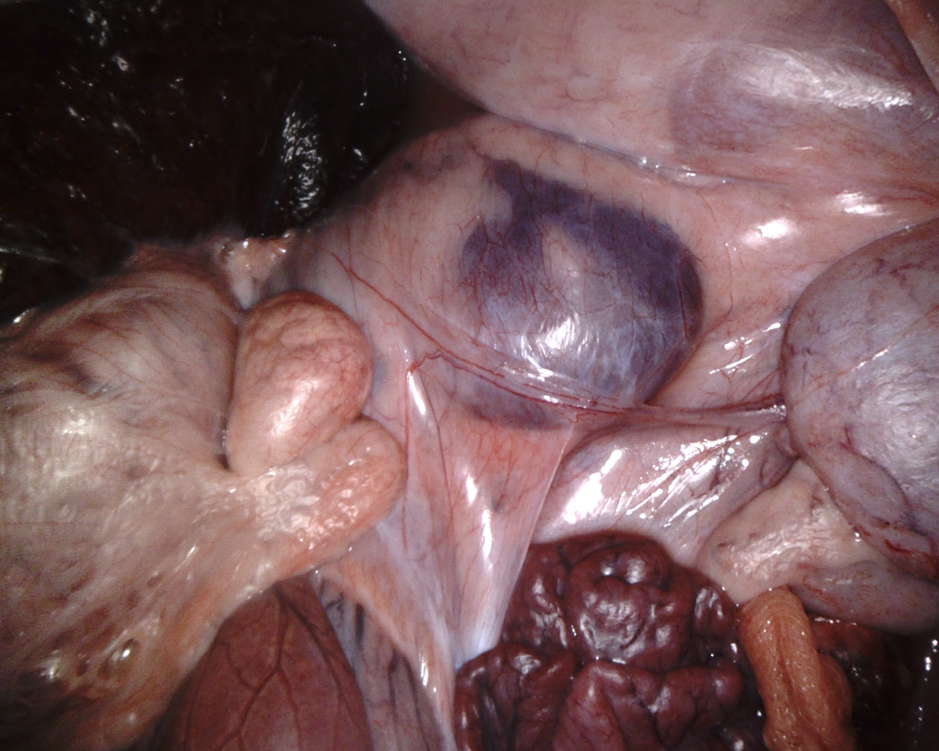
#> input picture EndoSRR-master/EndoRR_Dataset/test/image/8_1_Left_Image.png, 939 x 751 px, shrunk from 1280 x 1024 before the run
$ python test_endosrr.py --input ../EndoSRR-master/EndoRR_Dataset/test/image/8_1_Left_Image.png
#> lines starting #> are read from the running program, lines starting #| are printed output that depends on the picture; after the words box and inside, x2 and y2 are one past the last pixel; in counts of white or black regions, pixels touching at a corner belong together
#> in test_single_method, image is the input picture: shape (751, 939, 3); mean B, G, R 89.6, 87.2, 118.6
### v1/endosrr_decomposition.py
import torch
import torch.nn as nn
import torch.nn.functional as F
import numpy as np
import cv2
from typing import Dict, Tuple, Optional, List
from scipy import ndimage
from scipy.sparse import diags, csr_matrix
from scipy.sparse.linalg import spsolve
import warnings
warnings.filterwarnings('ignore')


class EndoSRRBasedDecomposition:
    """
    基于EndoSRR论文的改进分解方法
    EndoSRR使用SAM-Adapter检测高光，然后使用LaMa进行修复
    我们将这个思想扩展到完整的I=I'*S+R分解
    """

    def __init__(self, use_iterative: bool = True):
        self.use_iterative = use_iterative
        self.max_iterations = 5  # 类似EndoSRR的迭代策略

    def detect_specular_reflection(self, image: np.ndarray, iteration: int = 0) -> Tuple[np.ndarray, float]:
        """
        检测镜面反射区域，类似EndoSRR的方法
        返回mask和反射比率
        """
        if image.max() <= 1:
            image = (image * 255).astype(np.uint8)

        # 多尺度检测策略
        masks = []

        # 1. 强度阈值检测
        gray = cv2.cvtColor(image, cv2.COLOR_RGB2GRAY)

        # 自适应阈值，随迭代逐渐降低（类似EndoSRR的策略）
        base_percentile = 95 - iteration * 2  # 每次迭代降低阈值
        thresh = np.percentile(gray, max(base_percentile, 85))
        intensity_mask = (gray > thresh).astype(np.float32)
        masks.append(intensity_mask)

        # 2. 饱和度检测
        hsv = cv2.cvtColor(image, cv2.COLOR_RGB2HSV)
        saturation = hsv[:, :, 1] / 255.0
        value = hsv[:, :, 2] / 255.0

        # 高光区域：高亮度低饱和度
        saturation_mask = (value > 0.8) & (saturation < 0.15)
        masks.append(saturation_mask.astype(np.float32))

        # 3. 颜色一致性检测（高光通常是白色）
        rgb_std = np.std(image.astype(np.float32), axis=2)
        color_mask = (rgb_std < 10) & (gray > 200)
        masks.append(color_mask.astype(np.float32))

        # 组合所有mask
        combined_mask = np.maximum.reduce(masks)

        # 形态学处理
        kernel = cv2.getStructuringElement(cv2.MORPH_ELLIPSE, (5, 5))
        combined_mask = cv2.morphologyEx(combined_mask.astype(np.uint8), cv2.MORPH_CLOSE, kernel)
        combined_mask = cv2.morphologyEx(combined_mask, cv2.MORPH_OPEN, kernel)

        # 计算反射比率（类似EndoSRR）
        ratio = np.sum(combined_mask) / (combined_mask.shape[0] * combined_mask.shape[1])

        return combined_mask.astype(np.float32), ratio

    def inpaint_reflection(self, image: np.ndarray, mask: np.ndarray) -> np.ndarray:
        """
        修复高光区域，类似LaMa的功能
        这里使用简化的修复方法
        """
        # 膨胀mask以确保完全覆盖高光
        kernel = np.ones((9, 9), np.uint8)
        dilated_mask = cv2.dilate(mask.astype(np.uint8), kernel, iterations=2)

        # 使用OpenCV的inpaint方法（替代LaMa）
        inpainted = cv2.inpaint(
            (image * 255).astype(np.uint8) if image.max() <= 1 else image,
            dilated_mask,
            inpaintRadius=7,
            flags=cv2.INPAINT_TELEA
        )

        return inpainted / 255.0 if image.max() <= 1 else inpainted

    # [24 lines left out: function extract_shading_retinex, not called in this run]

    def decompose_intrinsic_shading_advanced(self, image: np.ndarray) -> Tuple[np.ndarray, np.ndarray]:
        """
        高级内在图像分解
        使用优化方法分离内在颜色和光照
        """
        H, W, C = image.shape

        # 确保图像数据类型正确
        if image.dtype != np.uint8:
            image_display = (image * 255).astype(np.uint8) if image.max() <= 1 else image.astype(np.uint8)
        else:
            image_display = image

        # 使用灰度图进行光照估计
        gray = cv2.cvtColor(image_display, cv2.COLOR_RGB2GRAY)

        # 1. 初始光照估计（使用引导滤波）
        r = 30  # 滤波半径
        eps = 0.001

        # 使用引导滤波 - 需要opencv-contrib-python
        try:
            shading_init = cv2.ximgproc.guidedFilter(gray, gray, r, eps)
        except AttributeError:
            # 如果ximgproc不可用，使用双边滤波作为后备方案
            shading_init = cv2.bilateralFilter(gray, r, sigmaColor=50, sigmaSpace=50)

        # 2. 优化光照使其平滑
        shading_smooth = self.optimize_shading_smoothness(shading_init)

        # 归一化到合理范围
        shading_smooth = np.clip(shading_smooth, 0.2, 1.0)

        # 3. 计算内在颜色
        shading_3ch = np.stack([shading_smooth] * 3, axis=2)
        intrinsic = image / (shading_3ch + 1e-8)

        # 归一化内在颜色
        intrinsic = np.clip(intrinsic, 0, 1)

        return intrinsic, shading_smooth.reshape(H, W, 1)

    def optimize_shading_smoothness(self, shading: np.ndarray, lambda_smooth: float = 2.0) -> np.ndarray:
        """
        优化光照的平滑性
        使用加权最小二乘法
        """
        H, W = shading.shape
        N = H * W

        # 确保shading数据类型正确
        if shading.dtype != np.uint8:
            shading_uint8 = (shading * 255).astype(np.uint8) if shading.max() <= 1 else shading.astype(np.uint8)
        else:
            shading_uint8 = shading

        # 构建稀疏矩阵用于平滑约束
        # 这里使用简化版本
        shading_smooth = cv2.bilateralFilter(
            shading_uint8,
            d=15,
            sigmaColor=50,
            sigmaSpace=50
        ) / 255.0

        return shading_smooth

    def iterative_decomposition(self, image: np.ndarray) -> Dict[str, np.ndarray]:
        """
        迭代分解方法，类似EndoSRR的多次迭代策略
        """
        if image.max() > 1:
            image = image / 255.0

        H, W, C = image.shape

        # 初始化
        current_image = image.copy()
        accumulated_reflection = np.zeros_like(image)
        final_mask = np.zeros((H, W), dtype=np.float32)

        # 迭代检测和去除高光
        for iteration in range(self.max_iterations):
            # 1. 检测当前图像中的高光
            mask, ratio = self.detect_specular_reflection(
                (current_image * 255).astype(np.uint8),
                iteration
            )

            print(f"Iteration {iteration}: Reflection ratio = {ratio:.6f}")

            # 2. 更新总mask
            final_mask = np.maximum(final_mask, mask)

            # 3. 提取并累积反射分量
            reflection_iter = current_image * np.expand_dims(mask, -1)
            accumulated_reflection += reflection_iter

            # 4. 终止条件（类似EndoSRR）
            if ratio < 1.5e-4 or iteration >= self.max_iterations - 1:
                print(f"Stopping at iteration {iteration}")
                break

            # 5. 修复当前图像
            current_image = self.inpaint_reflection(current_image, mask)
#> this loop made 5 passes
#> (thresh in detect_specular_reflection, ratio) on passes 1 to 5: (173, 0.0497), (153, 0.0664), (144, 0.0812), (136, 0.113), (130, 0.121)
#> (printed output is left out)
#> pass 1, in detect_specular_reflection, `gray = cv2.cvtColor(image, cv2.COLOR_RGB2GRAY)`:
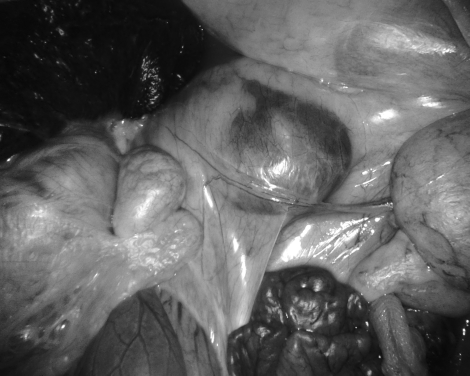
#> gray: shape (751, 939) (shown at 1/2 size); min 5, max 255, mean 96.8
#> pass 1, in detect_specular_reflection, `intensity_mask = (gray > thresh).astype(np.float32)`:
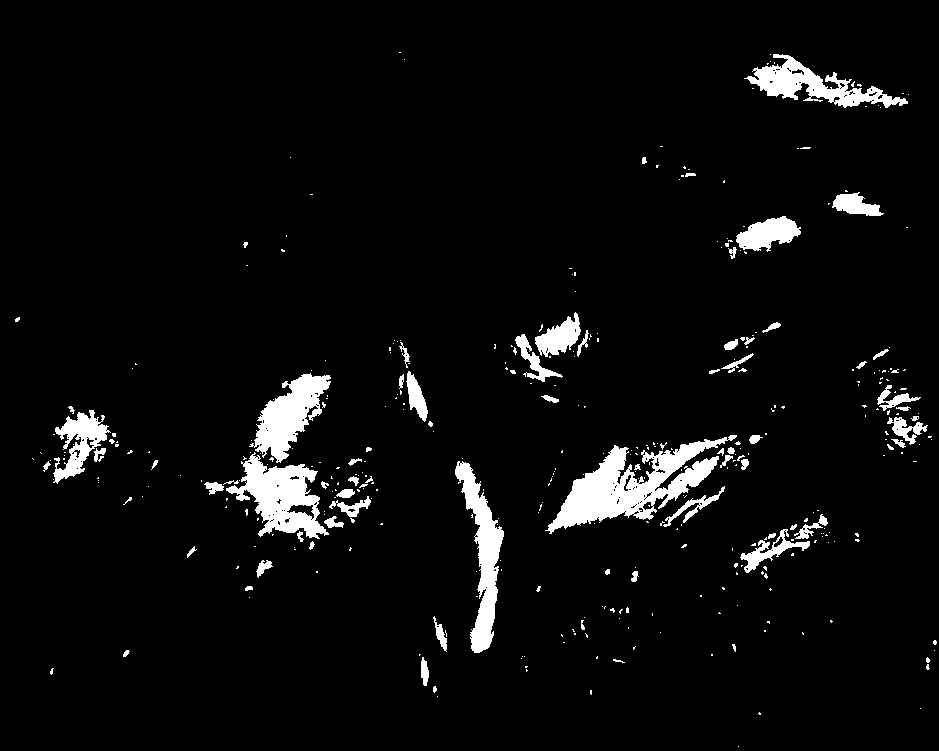
#> intensity_mask: shape (751, 939) float32; values 0 (black) and 1 (white), 4.9% white; 387 white regions (312 under 20 px), largest, box (x1, y1, x2, y2) and area: (545, 435, 737, 534) 6859, (226, 452, 329, 539) 4182, (455, 461, 504, 653) 3533
#> pass 1, in detect_specular_reflection, `saturation = hsv[:, :, 1] / 255.0`:
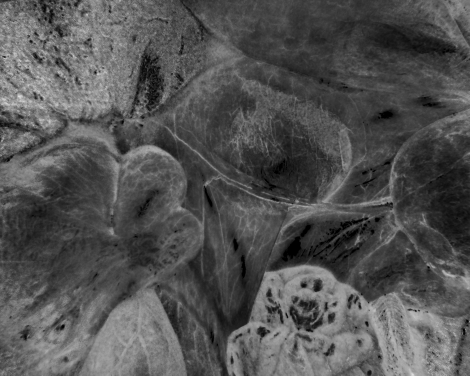
#> saturation: shape (751, 939) float64 (shown at 1/2 size); min 0, max 0.945, mean 0.326
#> after the loop:
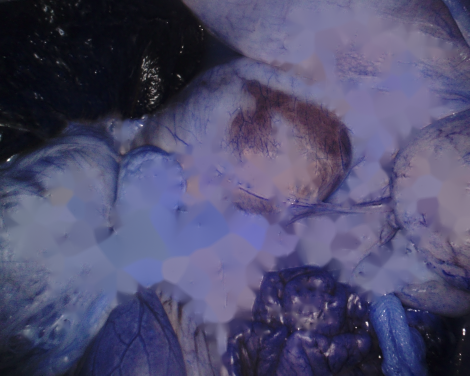
#> current_image: shape (751, 939, 3) float64 (shown at 1/2 size); mean of channels 0, 1, 2 0.432, 0.302, 0.311; drawn as B, G, R

        # 最终的无高光图像
        image_no_reflection = current_image

        # 分解内在颜色和光照
        intrinsic, shading = self.decompose_intrinsic_shading_advanced(image_no_reflection)

        # 确保满足I = I' * S + R
        shading_3ch = np.repeat(shading, 3, axis=2)
        reconstruction = intrinsic * shading_3ch + accumulated_reflection

        # 精细调整以最小化重构误差
        error = image - reconstruction
        accumulated_reflection += error * 0.5  # 将误差分配给反射
        accumulated_reflection = np.clip(accumulated_reflection, 0, 1)

        return {
            'intrinsic': intrinsic,
            'shading': shading,
            'reflection': accumulated_reflection,
            'highlight_mask': final_mask,
            'reconstruction': intrinsic * shading_3ch + accumulated_reflection,
            'original': image,
            'image_no_reflection': image_no_reflection
        }

    def decompose(self, image: np.ndarray) -> Dict[str, np.ndarray]:
        """
        主分解函数
        """
        if self.use_iterative:
            return self.iterative_decomposition(image)
        else:
            # 单次分解
            if image.max() > 1:
                image = image / 255.0

            # 检测高光
            mask, ratio = self.detect_specular_reflection((image * 255).astype(np.uint8))

            # 提取反射
            reflection = image * np.expand_dims(mask, -1)

            # 修复图像
            image_no_reflection = self.inpaint_reflection(image, mask)

            # 分解
            intrinsic, shading = self.decompose_intrinsic_shading_advanced(image_no_reflection)

            shading_3ch = np.repeat(shading, 3, axis=2)

            return {
                'intrinsic': intrinsic,
                'shading': shading,
                'reflection': reflection,
                'highlight_mask': mask,
                'reconstruction': intrinsic * shading_3ch + reflection,
                'original': image,
                'image_no_reflection': image_no_reflection
            }


class ChromaticityBasedDecomposition:
    """
    基于色度的分解方法
    假设：反射是非彩色的（白色），内在颜色包含所有色彩信息
    """

    def __init__(self):
        pass

    # [63 lines left out: function decompose, not called in this run]

### v1/test_endosrr.py
import numpy as np
import cv2
import os
import argparse
import matplotlib.pyplot as plt
from typing import Dict, Optional

# 导入所有分解方法
from improved_decomposition import PhysicallyBasedDecomposition, SimpleDecomposer
from endosrr_decomposition import EndoSRRBasedDecomposition, ChromaticityBasedDecomposition


# [152 lines left out: functions compare_decomposition_methods, create_comparison_figure, not called in this run]


def test_single_method(image_path: str, output_dir: str, method: str = 'endosrr'):
    """
    测试单个方法
    """
    os.makedirs(output_dir, exist_ok=True)

    # 加载图像
    image = cv2.imread(image_path)
    if image is None:
        print(f"Error: Cannot load image from {image_path}")
        return

    image = cv2.cvtColor(image, cv2.COLOR_BGR2RGB)

    # 选择方法
    if method == 'endosrr':
        decomposer = EndoSRRBasedDecomposition(use_iterative=True)
    elif method == 'physical':
        decomposer = PhysicallyBasedDecomposition()
    elif method == 'chromaticity':
        decomposer = ChromaticityBasedDecomposition()
    else:
        decomposer = SimpleDecomposer()

    print(f"Using {method} decomposition method")

    # 执行分解
    result = decomposer.decompose(image)
#> result = 7 items

    # 可视化
    visualize_endosrr_result(result, save_path=os.path.join(output_dir, 'visualization.png'))

    # 保存结果
    base_name = os.path.splitext(os.path.basename(image_path))[0]

    cv2.imwrite(
        os.path.join(output_dir, f"{base_name}_intrinsic.png"),
        cv2.cvtColor((result['intrinsic'] * 255).astype(np.uint8), cv2.COLOR_RGB2BGR)
    )

    shading_3ch = np.repeat(result['shading'], 3, axis=2) if result['shading'].shape[2] == 1 else result['shading']
    cv2.imwrite(
        os.path.join(output_dir, f"{base_name}_shading.png"),
        (shading_3ch * 255).astype(np.uint8)
    )

    cv2.imwrite(
        os.path.join(output_dir, f"{base_name}_reflection.png"),
        cv2.cvtColor((result['reflection'] * 255).astype(np.uint8), cv2.COLOR_RGB2BGR)
    )

    if 'image_no_reflection' in result:
        cv2.imwrite(
            os.path.join(output_dir, f"{base_name}_no_reflection.png"),
            cv2.cvtColor((result['image_no_reflection'] * 255).astype(np.uint8), cv2.COLOR_RGB2BGR)
        )
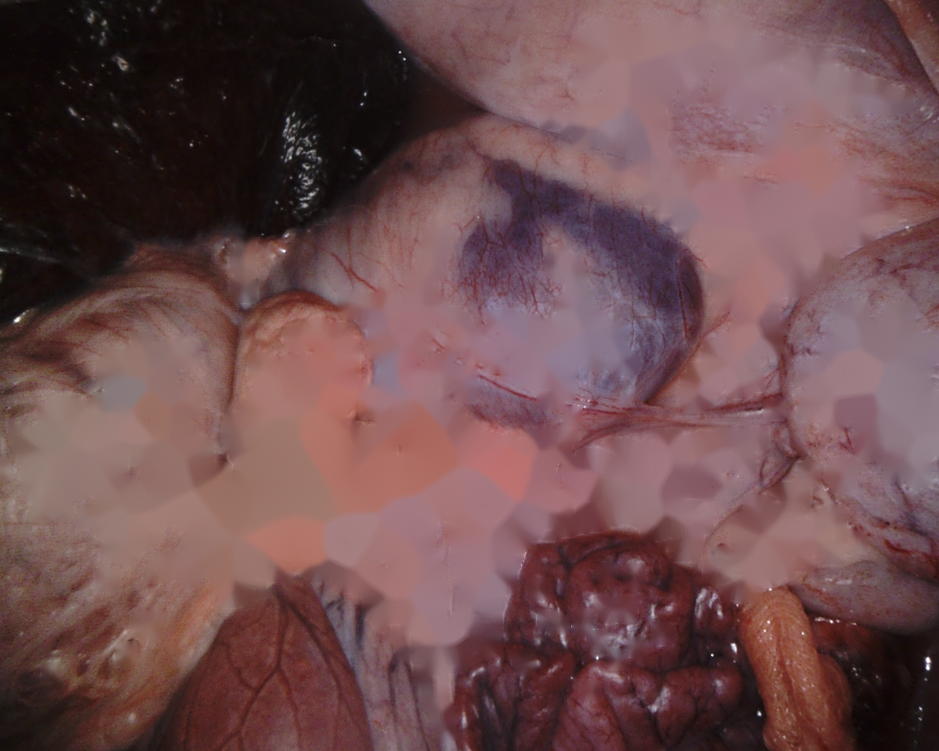
#> saved as 8_1_Left_Image_no_reflection.png: shape (751, 939, 3); mean B, G, R 79.2, 77, 110.1

    print(f"Results saved to {output_dir}")

    return result


def visualize_endosrr_result(result: Dict[str, np.ndarray], save_path: Optional[str] = None):
    """
    可视化EndoSRR风格的结果
    """
    fig, axes = plt.subplots(2, 4, figsize=(20, 10))

    # 原始图像
    original = result['original']
    axes[0, 0].imshow(original if original.max() <= 1 else original/255)
    axes[0, 0].set_title('Original Image I', fontsize=12)
    axes[0, 0].axis('off')

    # 高光Mask
    axes[0, 1].imshow(result['highlight_mask'], cmap='hot')
    axes[0, 1].set_title('Specular Reflection Mask', fontsize=12)
    axes[0, 1].axis('off')

    # 反射分量
    axes[0, 2].imshow(result['reflection'])
    axes[0, 2].set_title('Reflection Component R', fontsize=12)
    axes[0, 2].axis('off')

    # 无反射图像（如果有）
    if 'image_no_reflection' in result:
        axes[0, 3].imshow(result['image_no_reflection'])
        axes[0, 3].set_title('Image without Reflection', fontsize=12)
    else:
        axes[0, 3].axis('off')
    axes[0, 3].axis('off')

    # 内在颜色
    axes[1, 0].imshow(result['intrinsic'])
    axes[1, 0].set_title("Intrinsic Albedo I'", fontsize=12)
    axes[1, 0].axis('off')

    # 光照
    shading_vis = np.repeat(result['shading'], 3, axis=2) if result['shading'].shape[2] == 1 else result['shading']
    axes[1, 1].imshow(shading_vis, cmap='gray')
    axes[1, 1].set_title('Shading S', fontsize=12)
    axes[1, 1].axis('off')

    # 重构
    axes[1, 2].imshow(np.clip(result['reconstruction'], 0, 1))
    axes[1, 2].set_title("Reconstruction I' * S + R", fontsize=12)
    axes[1, 2].axis('off')

    # 误差
    original_norm = original if original.max() <= 1 else original/255
    error = np.abs(result['reconstruction'] - original_norm)
    axes[1, 3].imshow(error, cmap='jet')
    axes[1, 3].set_title(f'Error (mean: {np.mean(error):.6f})', fontsize=12)
    axes[1, 3].axis('off')

    plt.suptitle('EndoSRR-Based Decomposition: I = I\' * S + R',
                fontsize=14, fontweight='bold')
    plt.tight_layout()

    if save_path:
        plt.savefig(save_path, dpi=150, bbox_inches='tight')
        print(f"Visualization saved to {save_path}")
    else:
        plt.show()

    plt.close()


def main():
    parser = argparse.ArgumentParser(description='Test EndoSRR-based decomposition methods')
    parser.add_argument('--input', type=str, required=True, help='Input image path')
    parser.add_argument('--output', type=str, default='./endosrr_output', help='Output directory')
    parser.add_argument('--method', type=str, default='endosrr',
                       choices=['endosrr', 'physical', 'chromaticity', 'simple', 'compare'],
                       help='Decomposition method to use')

    args = parser.parse_args()

    if args.method == 'compare':
        # 比较所有方法
        compare_decomposition_methods(args.input, args.output)
    else:
        # 测试单个方法
        test_single_method(args.input, args.output, args.method)


if __name__ == '__main__':
    main()

$ run again, on EndoSRR-master/EndoRR_Dataset/train/image/1_1_Left_Image.png
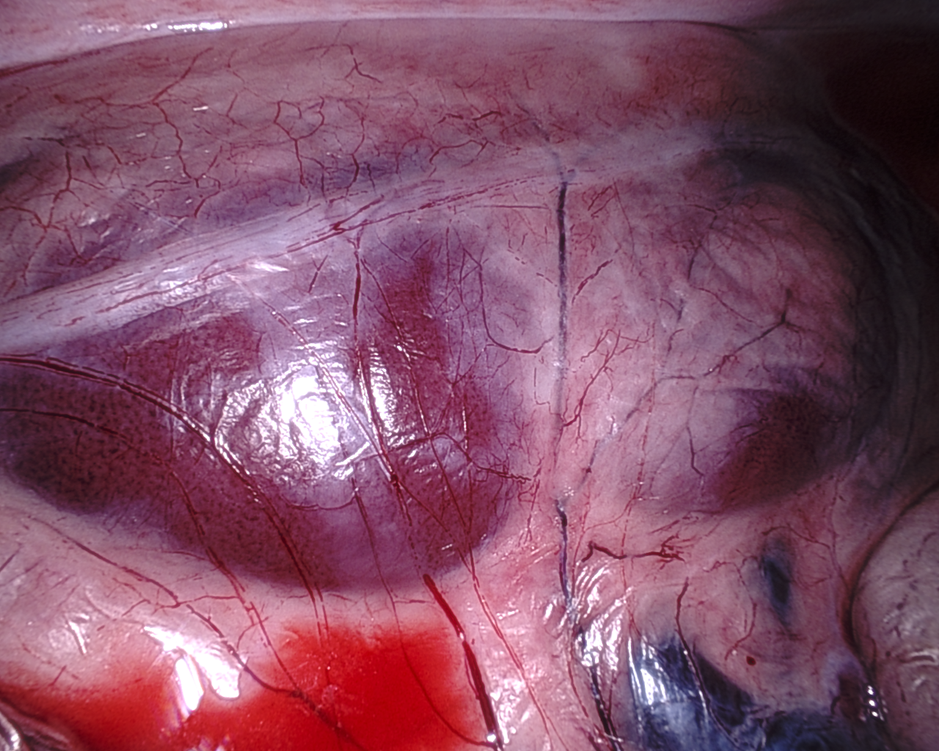
#> input picture EndoSRR-master/EndoRR_Dataset/train/image/1_1_Left_Image.png, 939 x 751 px, shrunk from 1280 x 1024 before the run
#> in test_single_method, image is the input picture: shape (751, 939, 3); mean B, G, R 102.8, 79.8, 130.5
#> the loop in iterative_decomposition, `for iteration in range(self.max_iterations):` made 5 passes
#> (thresh in detect_specular_reflection, ratio) on passes 1 to 5: (176, 0.0561), (153, 0.0705), (139, 0.0856), (128, 0.11), (121, 0.118)
#> (printed output is left out)
#> pass 1, in detect_specular_reflection, `saturation = hsv[:, :, 1] / 255.0`:
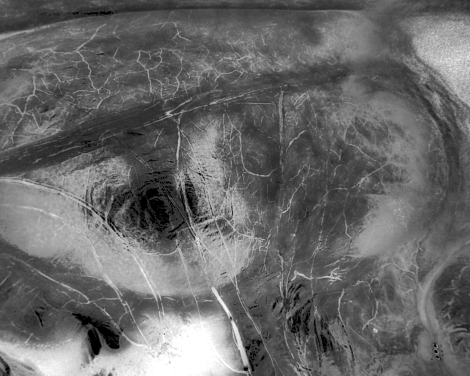
#> saturation: shape (751, 939) float64 (shown at 1/2 size); min 0, max 1, mean 0.411
#> result = 7 items
#> in visualize_endosrr_result, `error = np.abs(result['reconstruction'] - original_norm)`:
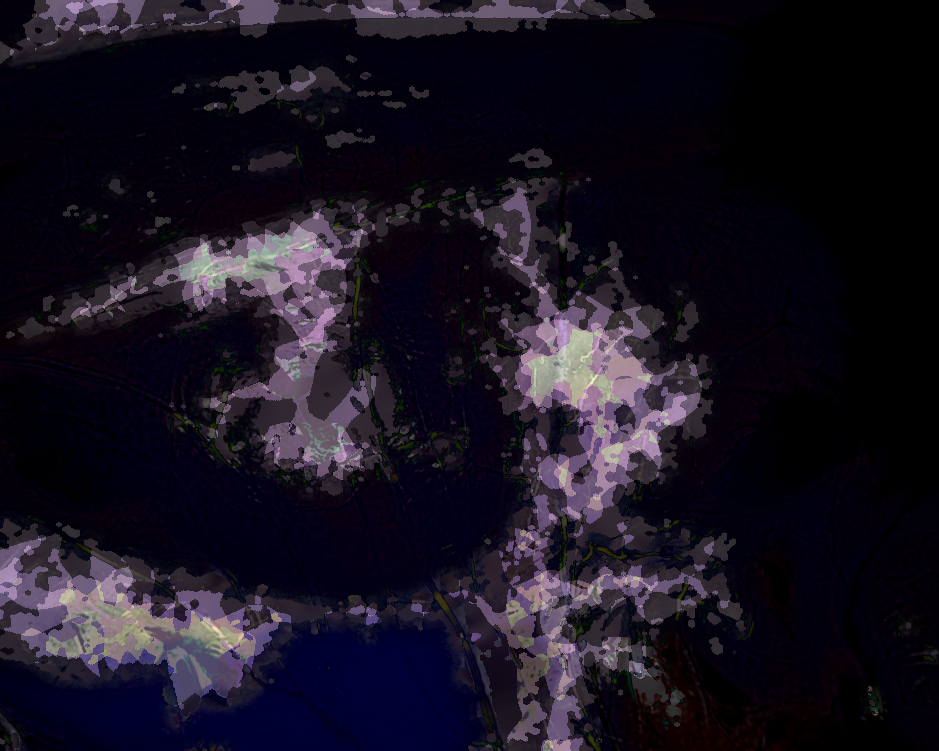
#> error: shape (751, 939, 3) float64; mean of channels 0, 1, 2 0.152, 0.0906, 0.114; drawn with min black and max white
